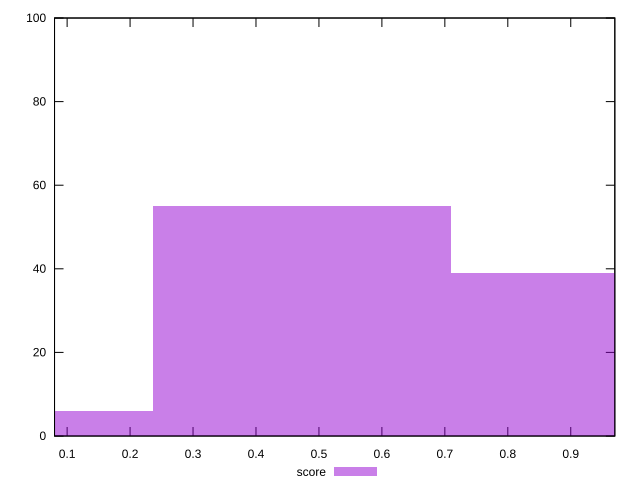

Write gnuplot code to recreate this figure.
reset

$score <<EOF
0.9472335328478577 39
0.47361676642392886 55
0 6
EOF

set key outside below
set boxwidth 0.47361676642392886
set xrange [0.08:0.97]
set yrange [0:100]
set trange [0:100]
set style fill transparent solid 0.5 noborder
set terminal svg size 640, 490 enhanced background rgb 'white'
set output "report_00012_2021-02-09T11:01:39.952Z/first-cpu-idle/samples/pages/score/histogram.svg"

plot $score title "score" with boxes

reset
